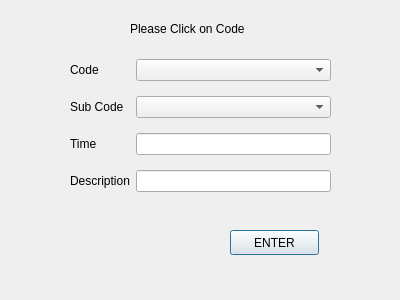
<?xml version="1.0" encoding="UTF-8"?>
<ui version="4.0">
 <class>addEntry</class>
 <widget class="QDialog" name="addEntry">
  <property name="geometry">
   <rect>
    <x>0</x>
    <y>0</y>
    <width>400</width>
    <height>300</height>
   </rect>
  </property>
  <property name="windowTitle">
   <string>Dialog</string>
  </property>
  <widget class="QPushButton" name="pushButton_enter">
   <property name="geometry">
    <rect>
     <x>230</x>
     <y>230</y>
     <width>89</width>
     <height>25</height>
    </rect>
   </property>
   <property name="text">
    <string>ENTER</string>
   </property>
  </widget>
  <widget class="QWidget" name="layoutWidget">
   <property name="geometry">
    <rect>
     <x>70</x>
     <y>50</y>
     <width>261</width>
     <height>151</height>
    </rect>
   </property>
   <layout class="QGridLayout" name="gridLayout">
    <item row="0" column="0">
     <widget class="QLabel" name="label">
      <property name="text">
       <string>Code</string>
      </property>
     </widget>
    </item>
    <item row="0" column="1">
     <widget class="QComboBox" name="comboBox_code"/>
    </item>
    <item row="1" column="0">
     <widget class="QLabel" name="label_2">
      <property name="text">
       <string>Sub Code</string>
      </property>
     </widget>
    </item>
    <item row="1" column="1">
     <widget class="QComboBox" name="comboBox_subCode"/>
    </item>
    <item row="2" column="0">
     <widget class="QLabel" name="label_3">
      <property name="text">
       <string>Time</string>
      </property>
     </widget>
    </item>
    <item row="2" column="1">
     <widget class="QLineEdit" name="lineEdit_time"/>
    </item>
    <item row="3" column="0">
     <widget class="QLabel" name="label_4">
      <property name="text">
       <string>Description</string>
      </property>
     </widget>
    </item>
    <item row="3" column="1">
     <widget class="QLineEdit" name="lineEdit_description"/>
    </item>
   </layout>
  </widget>
  <widget class="QLabel" name="label_5">
   <property name="geometry">
    <rect>
     <x>130</x>
     <y>20</y>
     <width>151</width>
     <height>17</height>
    </rect>
   </property>
   <property name="sizePolicy">
    <sizepolicy hsizetype="Expanding" vsizetype="Preferred">
     <horstretch>0</horstretch>
     <verstretch>0</verstretch>
    </sizepolicy>
   </property>
   <property name="text">
    <string>Please Click on Code</string>
   </property>
  </widget>
 </widget>
 <resources/>
 <connections/>
</ui>
